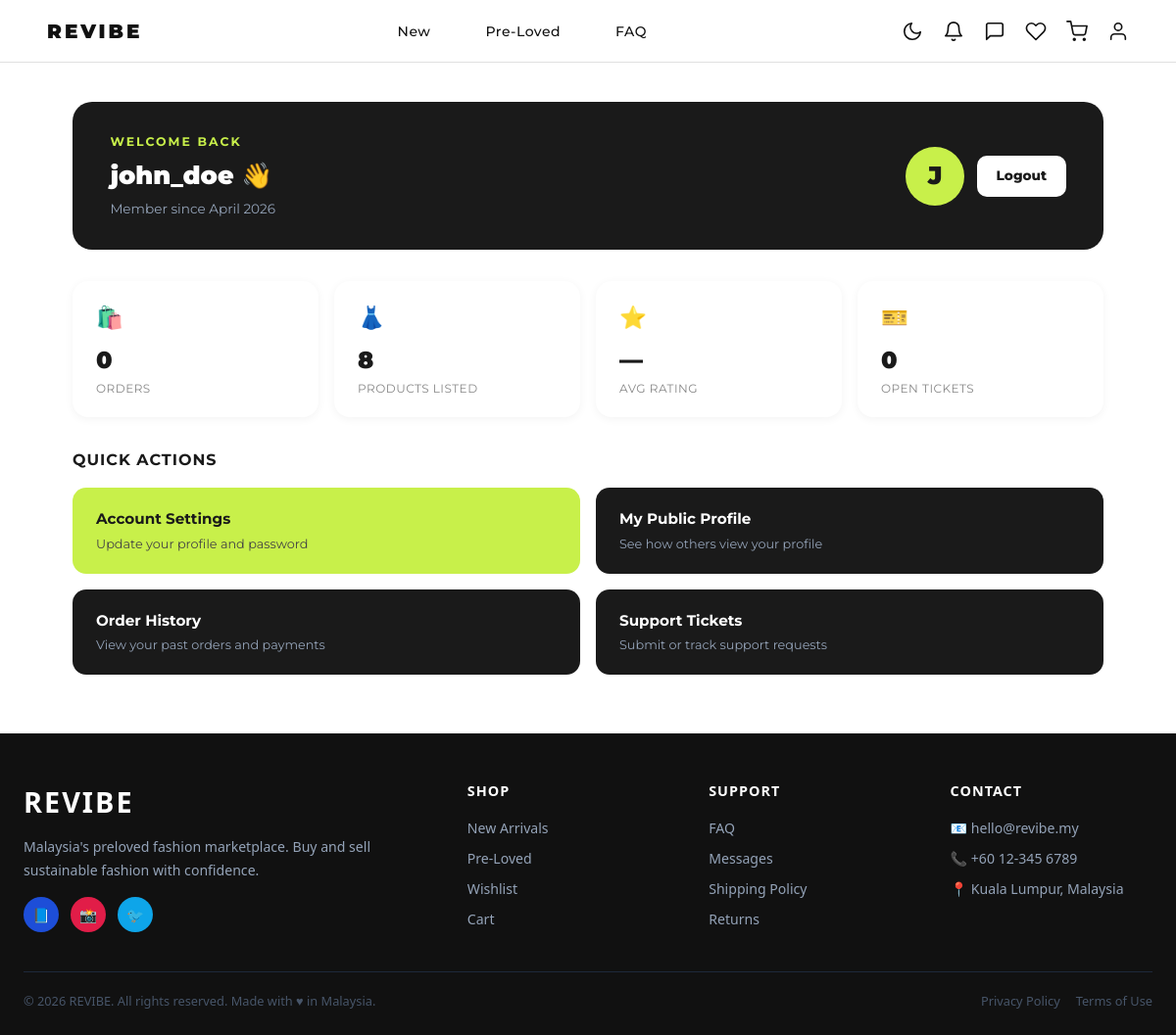
/dashboard.php (signed in), run on the app's committed database.
### tables this page shows
CREATE TABLE IF NOT EXISTS `user_profiles` (
  `id` bigint(20) UNSIGNED NOT NULL AUTO_INCREMENT,
  `user_id` bigint(20) UNSIGNED NOT NULL,
  `first_name` varchar(100) DEFAULT NULL,
  `last_name` varchar(100) DEFAULT NULL,
  `bio` text DEFAULT NULL,
  `phone` varchar(30) DEFAULT NULL,
  `avatar_url` varchar(500) DEFAULT NULL,
  `city` varchar(100) DEFAULT NULL,
  `country` varchar(100) DEFAULT NULL,
  `website` varchar(300) DEFAULT NULL,
  `created_at` timestamp NOT NULL DEFAULT current_timestamp(),
  `updated_at` timestamp NOT NULL DEFAULT current_timestamp() ON UPDATE current_timestamp(),
  PRIMARY KEY (`id`),
  UNIQUE KEY `user_profiles_user_id_unique` (`user_id`),
  CONSTRAINT `user_profiles_user_id_fk` FOREIGN KEY (`user_id`) REFERENCES `users` (`id`) ON DELETE CASCADE
);

CREATE TABLE `users` (
  `id` bigint(20) UNSIGNED NOT NULL,
  `username` varchar(50) NOT NULL,
  `email` varchar(150) NOT NULL,
  `password_hash` varchar(255) NOT NULL,
  `role` enum('user','admin') NOT NULL DEFAULT 'user',
  `is_active` tinyint(1) NOT NULL DEFAULT 1,
  `created_at` timestamp NOT NULL DEFAULT current_timestamp(),
  `updated_at` timestamp NOT NULL DEFAULT current_timestamp() ON UPDATE current_timestamp()
);

### dashboard.php (the view, shortened to what this page needs)
<?php
require_once 'includes/db.php';
$user_id = $_SESSION['user_id'];
$result = mysqli_query($conn,
    "SELECT u.username, u.email, u.created_at,
            p.first_name, p.last_name, p.avatar_url, p.bio
     FROM users u
     LEFT JOIN user_profiles p ON u.id = p.user_id
     WHERE u.id = $user_id"
);
$user = mysqli_fetch_assoc($result);
$display_name = !empty($user['first_name']) ? $user['first_name'] : $user['username'];
$join_date    = date('F Y', strtotime($user['created_at']));
$order_count   = mysqli_fetch_assoc(mysqli_query($conn, "SELECT COUNT(*) c FROM orders WHERE user_id=$user_id"))['c'];
$product_count = mysqli_fetch_assoc(mysqli_query($conn, "SELECT COUNT(*) c FROM products WHERE seller_id=$user_id"))['c'];
$rating_data   = mysqli_fetch_assoc(mysqli_query($conn, "SELECT COUNT(*) c, ROUND(AVG(rating),1) avg FROM reviews WHERE product_id IN (SELECT id FROM products WHERE seller_id=$user_id)"));
$ticket_count  = mysqli_fetch_assoc(mysqli_query($conn, "SELECT COUNT(*) c FROM support_tickets WHERE user_id=$user_id AND status!='closed'"))['c'] ?? 0;
require_once 'includes/header.php';
?>
<main style="max-width:1100px;margin:40px auto;padding:0 1.5rem;">
    <div style="background:#1a1a1a;border-radius:20px;padding:2rem 2.4rem;display:flex;align-items:center;justify-content:space-between;flex-wrap:wrap;gap:1rem;margin-bottom:2rem;">
        <div>
            <p style="color:#c8f04a;font-size:.78rem;font-weight:700;letter-spacing:2px;text-transform:uppercase;margin:0 0 .3rem;">Welcome back</p>
            <h1 style="color:#fff;font-size:1.6rem;font-weight:900;margin:0 0 .3rem;"><?= htmlspecialchars($display_name) ?> 👋</h1>
            <p style="color:#94a3b8;font-size:.85rem;margin:0;">Member since <?= $join_date ?></p>
        </div>
        <div style="display:flex;align-items:center;gap:.8rem;flex-shrink:0;">
            <div style="width:60px;height:60px;border-radius:50%;background:#c8f04a;display:flex;align-items:center;justify-content:center;font-size:1.6rem;font-weight:900;color:#1a1a1a;flex-shrink:0;overflow:hidden;">
                <?php if (!empty($user['avatar_url'])): ?>
                <img src="<?= htmlspecialchars($user['avatar_url']) ?>" alt="" style="width:100%;height:100%;border-radius:50%;object-fit:cover;">
                <?php else: ?>
                <?= strtoupper(substr($user['username'], 0, 1)) ?>
                <?php endif; ?>
            </div>
            <a href="/revibe/logout.php"
                style="padding:.55rem 1.1rem;background:#fff;color:#1a1a1a;border-radius:10px;font-weight:800;font-size:.85rem;text-decoration:none;border:2px solid #fff;">
                Logout
            </a>
        </div>
    </div>
    <div style="display:grid;grid-template-columns:repeat(4,1fr);gap:1rem;margin-bottom:2rem;">
        <?php
        $stats = [
            ['Orders',           $order_count,                                                   'profile_private.php', '🛍️'],
            ['Products Listed',  $product_count,                                                 'product_management.php?id='.$user_id, '👗'],
            ['Avg Rating',       $rating_data['avg'] ? $rating_data['avg'].' / 5' : '—',        'profile_public.php?id='.$user_id, '⭐'],
            ['Open Tickets',     $ticket_count,                                                  'profile_private.php', '🎫'],
        ];
        foreach ($stats as [$label, $value, $link, $icon]):
        ?>
        <a href="/revibe/<?= $link ?>" style="text-decoration:none;">
            <div style="background:#fff;border-radius:16px;padding:1.3rem 1.5rem;box-shadow:0 2px 10px rgba(0,0,0,.05);transition:box-shadow .15s;"
                 onmouseover="this.style.boxShadow='0 4px 20px rgba(0,0,0,.12)'" onmouseout="this.style.boxShadow='0 2px 10px rgba(0,0,0,.05)'">
                <div style="font-size:1.4rem;margin-bottom:.5rem;"><?= $icon ?></div>
                <div style="font-size:1.5rem;font-weight:900;color:#1a1a1a;"><?= $value ?></div>
                <div style="font-size:.75rem;color:#888;text-transform:uppercase;letter-spacing:.5px;margin-top:2px;"><?= $label ?></div>
            </div>
        </a>
        <?php endforeach; ?>
    </div>
    <h2 style="font-size:1rem;font-weight:700;text-transform:uppercase;letter-spacing:1px;color:#1a1a1a;margin:0 0 1rem;">Quick Actions</h2>
    <div style="display:grid;grid-template-columns:repeat(2,1fr);gap:1rem;">
        <?php
        $actions = [
            ['Account Settings',   'Update your profile and password',        'account.php',                          '#c8f04a'],
            ['My Public Profile',  'See how others view your profile',         'profile_public.php?id='.$user_id,     '#1a1a1a'],
            ['Order History',      'View your past orders and payments',       'profile_private.php',                  '#1a1a1a'],
            ['Support Tickets',    'Submit or track support requests',         'profile_private.php#tickets',          '#1a1a1a'],
        ];
        foreach ($actions as [$title, $desc, $link, $bg]):
        $fg = $bg === '#c8f04a' ? '#1a1a1a' : '#fff';
        ?>
        <a href="/revibe/<?= $link ?>" style="text-decoration:none;">
            <div style="background:<?= $bg ?>;border-radius:14px;padding:1.3rem 1.5rem;">
                <p style="color:<?= $fg ?>;font-weight:700;font-size:.95rem;margin:0 0 4px;"><?= $title ?></p>
                <p style="color:<?= $bg==='#c8f04a'?'#444':'#94a3b8' ?>;font-size:.8rem;margin:0;"><?= $desc ?></p>
            </div>
        </a>
        <?php endforeach; ?>
    </div>
</main>
<?php require_once 'includes/footer.php'; ?>

### css/style.css (style rules this page uses)
*, *::before, *::after { box-sizing: border-box; margin: 0; padding: 0; }
:root { --green: #4ade80; --purple: #c084fc; --black: #111111; --white: #ffffff; --gray-light: #f5f5f5; --gray-text: #555555; --border: #e0e0e0; --font-display: 'Bebas Neue', sans-serif; --font-body: 'Montserrat', sans-serif; }
html, body { font-family: var(--font-body); color: var(--black); background: var(--white); line-height: 1.5; }
a { text-decoration: none; color: inherit; }

### data on the page
user_profiles: user.username "john_doe", user.created_at "April 2026", user.username "J"

### other printed values
$icon "🛍️"
$value "0"
$label "ORDERS"
$icon "👗"
$value "8"
$label "PRODUCTS LISTED"
$icon "⭐"
$value "—"
$label "AVG RATING"
$icon "🎫"
$label "OPEN TICKETS"
$title "Account Settings"
$desc "Update your profile and password"
$title "My Public Profile"
$desc "See how others view your profile"
